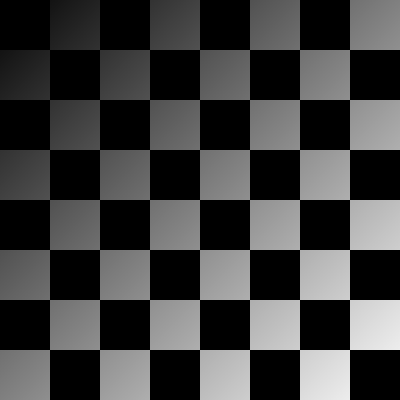
#> input picture cvstudey/chapter-2/V2-5-/image/checkerboard_with_shadow.tif, 400 x 400 px
$ python 2_7_cv2.divide_application.py
#> lines starting #> are read from the running program, lines starting #| are printed output that depends on the picture
import cv2 as cv
import numpy as np
import matplotlib.pyplot as plt

checkerboard = 'image/checkerboard_with_shadow.tif'
shadow = 'image/shadow.tif'

img = cv.imread(checkerboard)
#> img is the input picture: shape (400, 400, 3); min 0, max 237, mean 63.9
img_shadow = cv.imread(shadow)
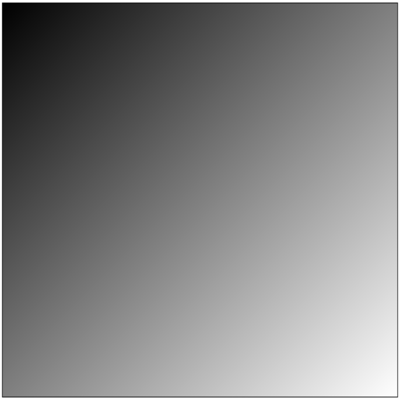
#> input picture cvstudey/chapter-2/V2-5-/image/shadow.tif, 400 x 400 px
#> img_shadow is the input picture: shape (400, 400, 3); min 0, max 255, mean 129.6

# 转换图片为 float / double 以满足除法需要
img_float = img.astype(np.double)
img_shadow_float = img_shadow.astype(np.double)

# 除法
divided_img = cv.divide(img_float, img_shadow_float)
#> divided_img: shape (400, 400, 3) float64; 0.02% of the values are NaN or infinite; the others: min 0, max 2.75, mean 0.504

# 归一化
result1 = cv.normalize(divided_img, None, 0.0, 255.0, cv.NORM_MINMAX, dtype=3)
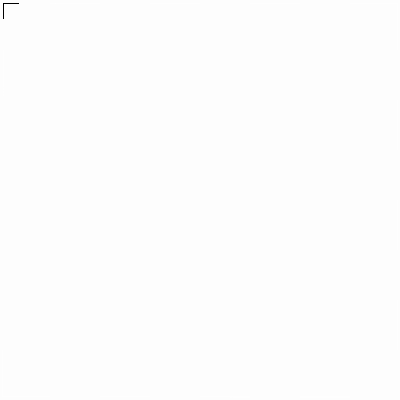
#> result1: shape (400, 400, 3) int16; min -32768, max 255, mean 40.4; drawn with min black and max white

result2 = cv.convertScaleAbs(divided_img, alpha=255.0)
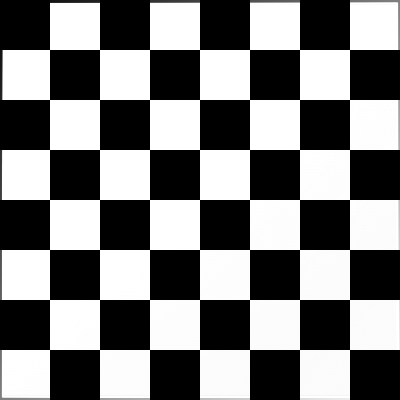
#> result2: shape (400, 400, 3); min 0, max 255, mean 125.6

plt.figure(figsize=(10,10))
plt.subplot(2,2,1), plt.imshow(img), plt.title('Checkerboard')
plt.subplot(2,2,2), plt.imshow(img_shadow), plt.title('Shadow')
plt.subplot(2,2,3), plt.imshow(result1), plt.title('Divided Image (normalize)')
plt.subplot(2,2,4), plt.imshow(result2), plt.title('Divided Image (convertScaleAbs)')
plt.show()
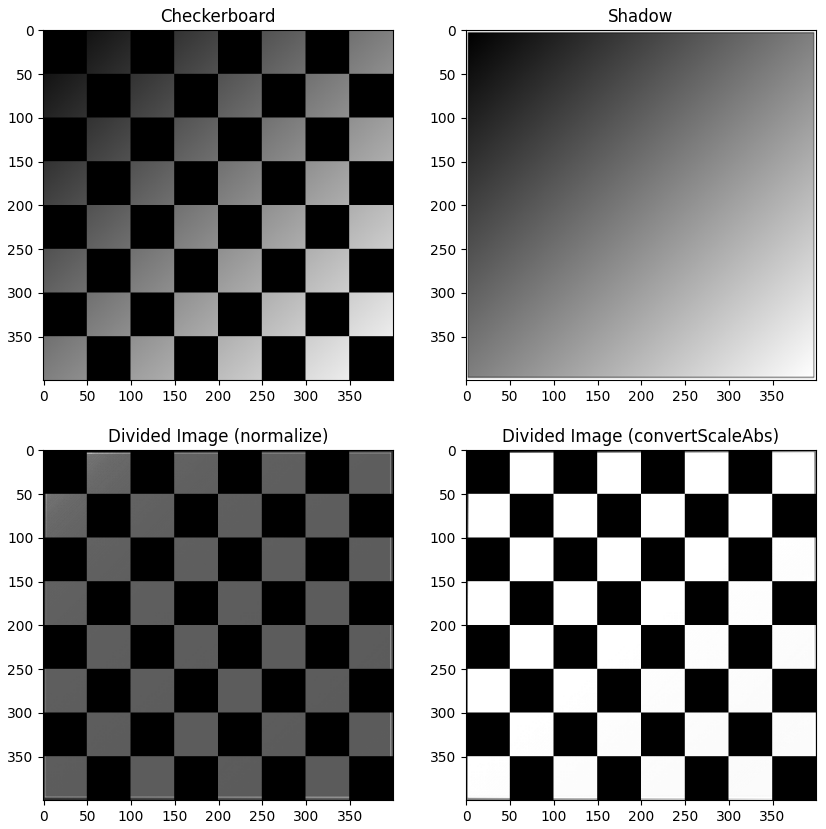
#> figure drawn by matplotlib, 4 panels
